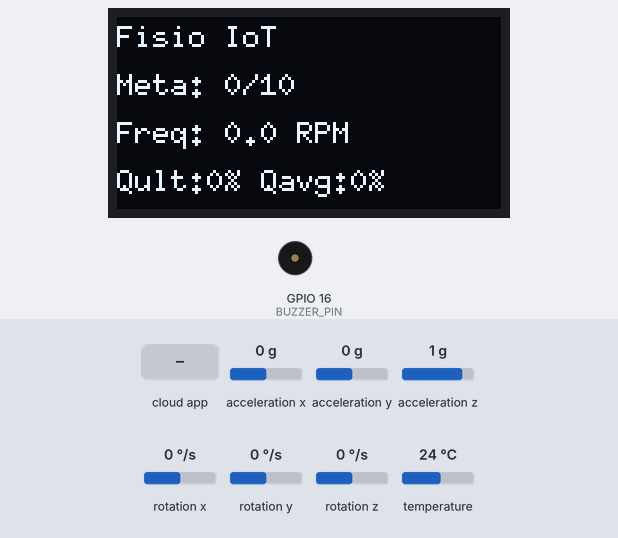
Bench run of a sketch on a simulated ESP32. On the bench: 128×64 one-colour display, buzzer (waves = sounding, pin HIGH). Inputs (shaded band) come from the test bench; at power-on: acceleration z 1 g, acceleration x 0 g, acceleration y 0 g, rotation x 0 °/s, rotation y 0 °/s, rotation z 0 °/s, temperature 24 °C. WiFi joins after 1.5 s; servers stay silent unless stated; no MQTT or app messages arrive unless stated; what the sketch prints to the serial monitor is not drawn.

Above: at 3.2 s.
3.3 s: acceleration z set to -1.4 g
At 4.6 s:
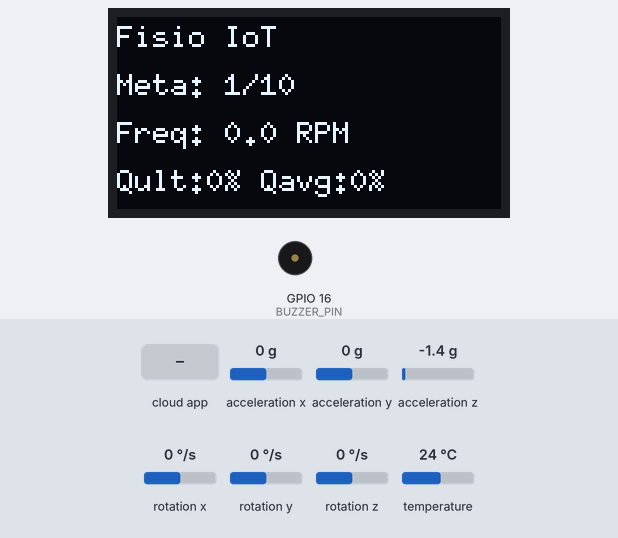
4.9 s: acceleration z set to 0.8 g
At 6.2 s:
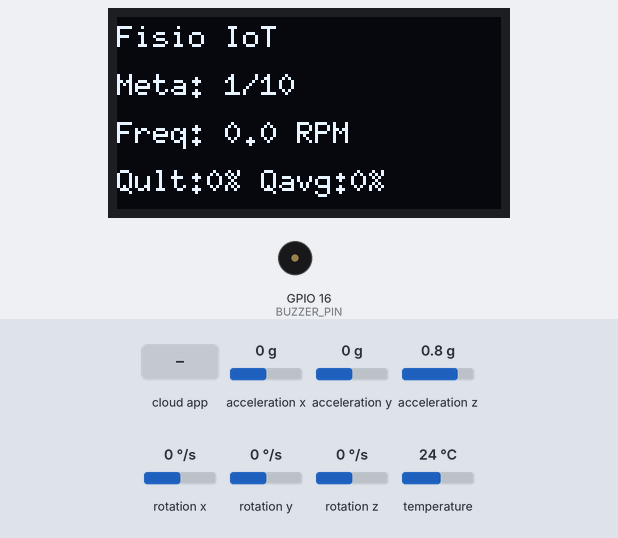
6.5 s: the phone or cloud app sets latencia_echo to 1
At 7.7 s:
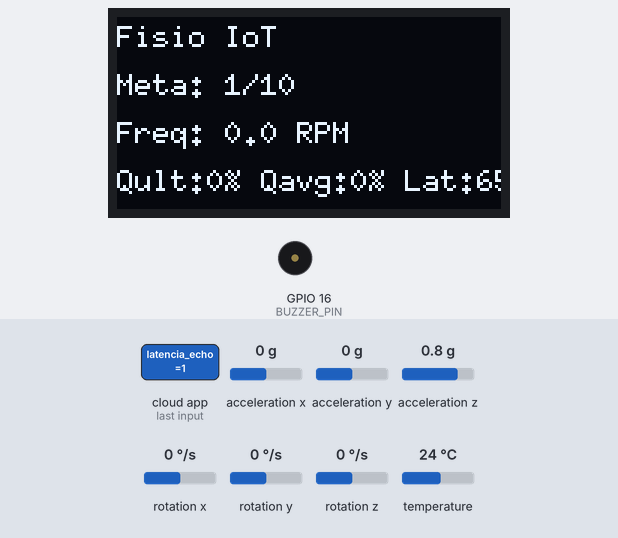
8.1 s: acceleration z set to -0.8 g
At 8.8 s:
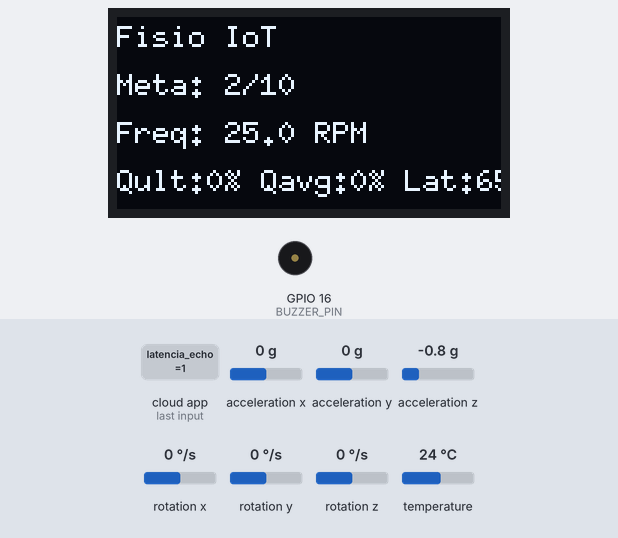
Timing chart, 0 to 11.1 s (numbered marks = the images above; inputs shaded):
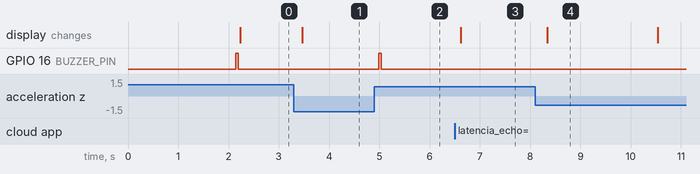

The sketch:

sketch.ino
```cpp
#include <WiFi.h>
#include <U8g2lib.h>
#include <Adafruit_MPU6050.h>
#include <Adafruit_Sensor.h>
#include <Wire.h>
#include "Adafruit_MQTT.h"
#include "Adafruit_MQTT_Client.h"

// ------------------ CONFIG WIFI ------------------
const char* ssid = "Wokwi-GUEST";
const char* password = "";

// ------------------ CONFIG ADAFRUIT IO ------------------
#define AIO_SERVER      "io.adafruit.com"
#define AIO_SERVERPORT  1883
#define AIO_USERNAME    "iacocha"   // usuário Adafruit IO
#define AIO_KEY  "aio_iTol51EVB4xKTVXjPVnQoo6tyP4l"   //  chave AIO

WiFiClient client;
Adafruit_MQTT_Client mqtt(&client, AIO_SERVER, AIO_SERVERPORT, AIO_USERNAME, AIO_KEY);

// Feeds existentes
Adafruit_MQTT_Publish feedRepeticoes = Adafruit_MQTT_Publish(&mqtt, AIO_USERNAME "/feeds/repeticoes");
Adafruit_MQTT_Publish feedFrequencia  = Adafruit_MQTT_Publish(&mqtt, AIO_USERNAME "/feeds/frequencia");
Adafruit_MQTT_Publish feedQualidade   = Adafruit_MQTT_Publish(&mqtt, AIO_USERNAME "/feeds/qualidade_rep");
Adafruit_MQTT_Publish feedQualidadeMedia = Adafruit_MQTT_Publish(&mqtt, AIO_USERNAME "/feeds/qualidade_media_sessao");

// --- Feeds para latência (RTT) ---
Adafruit_MQTT_Publish feedLatencia = Adafruit_MQTT_Publish(&mqtt, AIO_USERNAME "/feeds/latencia");         // envia timestamp
Adafruit_MQTT_Publish feedLatRtt  = Adafruit_MQTT_Publish(&mqtt, AIO_USERNAME "/feeds/latencia_rtt");     // opcional: publica RTT medido

// subscribe para receber o echo do Adafruit IO (automation deve publicar em latencia_echo)
Adafruit_MQTT_Subscribe feedLatEchoSub = Adafruit_MQTT_Subscribe(&mqtt, AIO_USERNAME "/feeds/latencia_echo");

// ------------------ CONFIG HARDWARE ------------------
#define BUZZER_PIN 16
#define SCL_PIN 22
#define SDA_PIN 21

Adafruit_MPU6050 accel;
U8G2_SSD1306_128X64_NONAME_F_HW_I2C u8g2(U8G2_R0, U8X8_PIN_NONE, SCL_PIN, SDA_PIN);

// ------------------ VARIÁVEIS ------------------
int repeticoes_meta = 10;
int repeticoes_atuais = 0;
bool estado_exercicio = false;

float LIMITE_Z_MOVIMENTO = 0.5;
unsigned long ultimo_tempo = 0;
unsigned long ultimoOLED = 0;

float soma_tempos = 0;
float tempo_medio = 0;
float freq_media = 0;
float tempo_segundos = 0;

// Timer de pausa
unsigned long inicioPausa = 0;
unsigned long TEMPO_PAUSA = 1800000; // 30mins

// Variavéis de aviso
bool mostrarAviso = false;
unsigned long inicioAviso = 0;
unsigned long DURACAO_AVISO = 5000;

// ------------------ VARIÁVEIS PARA SCORE (coleção por repetição) ------------------
bool coletando_rep = false;
float rep_z_max = -999.0;
float rep_z_min = 999.0;

// jerk (variação de aceleração) para suavidade
float last_accel_z = 0.0;
double jerk_sum_sq = 0.0;
unsigned long jerk_samples = 0;

// constantes de configuração (ajustáveis)
const float TARGET_AMPLITUDE_G = 0.6f; // amplitude esperada em g (proxy)
const float TARGET_TEMPO_S = 2.0f;     // tempo ideal por repetição (segundos)
const float JERK_NORM = 0.5f;          // valor empírico para normalizar jerk RMS

// última qualidade calculada (para exibir)
float qualidade_rep = 0.0f;

// acumulação para média da sessão
double soma_qualidade = 0.0;
float qualidade_media_sessao = 0.0f;

// ------------------ VARIÁVEIS DE LATÊNCIA ------------------
unsigned long lastLatencySentTimestamp = 0; // guarda o timestamp enviado mais recente (ms)
unsigned long lastMeasuredRTT = 0; // último RTT medido (ms)
unsigned long lastLatencyDisplayMillis = 0; // quando mostramos a latência no OLED
const unsigned long LAT_DISPLAY_DURATION = 4000; // ms que mostra o Lat no OLED

// ------------------ FUNÇÕES ------------------
void MQTT_connect() {
  int8_t ret;
  if (mqtt.connected()) return;

  Serial.print("Conectando ao MQTT...");
  while ((ret = mqtt.connect()) != 0) {
    Serial.println(mqtt.connectErrorString(ret));
    delay(5000);
  }
  Serial.println("MQTT conectado!");

  // (Re)subscribe após conectar
  mqtt.subscribe(&feedLatEchoSub);
}

// clamp helper
float clampf(float v, float lo, float hi) {
  if (v < lo) return lo;
  if (v > hi) return hi;
  return v;
}

// Envia timestamp para medir RTT (publica no feed "latencia")
void enviarTimestampParaLatencia() {
  unsigned long t0 = millis();
  char payload[24];
  // envia valor em ms como string
  snprintf(payload, sizeof(payload), "%lu", t0);
  if (feedLatencia.publish(payload)) {
    lastLatencySentTimestamp = t0;
    Serial.print("Timestamp enviado para latencia: ");
    Serial.println(payload);
  } else {
    Serial.println("Falha ao publicar timestamp de latencia");
  }
}

// ------------------ SETUP ------------------
void setup() {
  Serial.begin(115200);
  pinMode(BUZZER_PIN, OUTPUT);

  // Sensor
  if (!accel.begin()) {
    Serial.println("Ops, não foi possível detectar o MPU6050. Cheque o wiring!");
    while (1);
  }

  // Ajustes do MPU (opcionais)
  accel.setAccelerometerRange(MPU6050_RANGE_8_G);
  accel.setFilterBandwidth(MPU6050_BAND_21_HZ);

  // OLED
  u8g2.begin();
  u8g2.setFont(u8g2_font_6x10_tf); // fonte pequena e legível, display menos poluído

  // WiFi
  WiFi.begin(ssid, password);
  Serial.print("Conectando ao WiFi...");
  while (WiFi.status() != WL_CONNECTED) {
    delay(500);
    Serial.print(".");
  }
  Serial.println("\nWiFi conectado!");
  Serial.println(WiFi.localIP());

  // MQTT
  MQTT_connect();

  // opcional: enviar um primeiro timestamp após iniciar (para testar)
  delay(500); // aguarda conexão estabilizar
  enviarTimestampParaLatencia();
}

// ------------------ LOOP ------------------
void loop() {
  // Garante conexão MQTT
  MQTT_connect();

  // processa pacotes MQTT (chave para receber o echo)
  // mantenho processPackets para garantir troca de pacotes; readSubscription também fará leitura
  mqtt.processPackets(50);

  // Lê dados do sensor
  sensors_event_t a, g, t;
  accel.getEvent(&a, &g, &t);
  float z_value = a.acceleration.z;

  // cálculo de jerk (variação de aceleração z)
  float jerk = a.acceleration.z - last_accel_z;
  last_accel_z = a.acceleration.z;

  // lógica de detecção de repetição (mantive sua lógica geral)
  if (repeticoes_atuais < repeticoes_meta) {
    if (z_value > LIMITE_Z_MOVIMENTO && !estado_exercicio) {
      // início de movimento
      estado_exercicio = true;
      digitalWrite(BUZZER_PIN, HIGH);
      delay(50);
      digitalWrite(BUZZER_PIN, LOW);
      Serial.println("MOVIMENTO DETECTADO!");

      // inicia coleta para esta repetição
      coletando_rep = true;
      rep_z_max = z_value;
      rep_z_min = z_value;
      jerk_sum_sq = 0.0;
      jerk_samples = 0;
    }
    else if (z_value < (LIMITE_Z_MOVIMENTO * 0.5) && estado_exercicio) {
      // fim da repetição
      unsigned long agora = millis();
      if (ultimo_tempo > 0) {
        unsigned long tempo_entre_reps = agora - ultimo_tempo;
        tempo_segundos = tempo_entre_reps / 1000.0;
        float freq = 60000.0 / tempo_entre_reps;
        Serial.print("Tempo entre reps: ");
        Serial.print(tempo_segundos);
        Serial.println(" s");
        Serial.print("Frequência instantânea (RPM): ");
        Serial.print(freq);
        Serial.println(" RPM");
      }

      ultimo_tempo = agora;

      repeticoes_atuais++;
      estado_exercicio = false;

      // ---- Ao finalizar a repetição: calcula score de qualidade ----
      float amplitude_g = fabs(rep_z_max - rep_z_min); // proxy de amplitude em g

      // jerk RMS
      float jerk_rms = 0.0f;
      if (jerk_samples > 0) {
        jerk_rms = sqrt(jerk_sum_sq / (double)jerk_samples);
      }

      // amplitude score: 0..1
      float amp_score = clampf(amplitude_g / TARGET_AMPLITUDE_G, 0.0f, 1.0f);

      // tempo score: 1 quando tempo == TARGET_TEMPO_S, linear decay
      float tempo_score = 0.0f;
      if (tempo_segundos > 0) {
        float diff = fabs(tempo_segundos - TARGET_TEMPO_S);
        tempo_score = clampf(1.0f - (diff / TARGET_TEMPO_S), 0.0f, 1.0f);
      }

      // smoothness score: 1 - normalized jerk (lower jerk => closer to 1)
      float jerk_norm = clampf(jerk_rms / JERK_NORM, 0.0f, 1.0f);
      float smooth_score = 1.0f - jerk_norm;

      // combinação final: amplitude 40%, tempo 40%, suavidade 20%
      qualidade_rep = (amp_score * 0.4f + tempo_score * 0.4f + smooth_score * 0.2f) * 100.0f;
      qualidade_rep = clampf(qualidade_rep, 0.0f, 100.0f);

      Serial.print("Amplitude (g): "); Serial.println(amplitude_g, 3);
      Serial.print("Jerk RMS: "); Serial.println(jerk_rms, 4);
      Serial.print("Qualidade rep (%): "); Serial.println(qualidade_rep);

      // Atualiza média da sessão
      soma_qualidade += (double)qualidade_rep;
      qualidade_media_sessao = (float)(soma_qualidade / (double)repeticoes_atuais);

      // Atualiza média de tempo e frequência
      soma_tempos += tempo_segundos;
      tempo_medio = soma_tempos / repeticoes_atuais;
      freq_media = (tempo_medio > 0) ? 60.0 / tempo_medio : 0; // RPM

      Serial.print("REPETIÇÃO: ");
      Serial.println(repeticoes_atuais);

      // Envia repetições
      if (!feedRepeticoes.publish((int32_t)repeticoes_atuais)) {
        Serial.println("Falha ao publicar repeticoes :(");
      } else {
        Serial.println("Repeticoes enviadas!");
      }

      // Envia frequência média
      if (!feedFrequencia.publish(freq_media)) {
        Serial.println("Falha ao publicar frequencia :(");
      } else {
        Serial.println("Frequencia enviada!");
      }

      // Envia qualidade (%) via MQTT
      if (!feedQualidade.publish(qualidade_rep)) {
        Serial.println("Falha ao publicar qualidade :(");
      } else {
        Serial.println("Qualidade enviada!");
      }

      // Envia qualidade média da sessão via MQTT
      if (!feedQualidadeMedia.publish(qualidade_media_sessao)) {
        Serial.println("Falha ao publicar qualidade_media_sessao :(");
      } else {
        Serial.println("Qualidade media (sessao) enviada!");
      }

      // opcional: após cada repetição podemos sondar latência (ou você pode acionar manualmente)
      // aqui envio um timestamp para medir RTT
      enviarTimestampParaLatencia();

      // encerra coleta
      coletando_rep = false;
    }
  }

  // ---- Coleta contínua durante a repetição: atualiza máximos/minimos e acumula jerk ----
  if (coletando_rep) {
    if (z_value > rep_z_max) rep_z_max = z_value;
    if (z_value < rep_z_min) rep_z_min = z_value;

    jerk_sum_sq += (double)jerk * (double)jerk;
    jerk_samples++;
  }

  // ---- TIMER DE PAUSA ----
  if (millis() - inicioPausa > TEMPO_PAUSA) {
    digitalWrite(BUZZER_PIN, HIGH);
    delay(200);
    digitalWrite(BUZZER_PIN, LOW);

    inicioPausa = millis();

    // Ativa aviso no OLED
    mostrarAviso = true;
    inicioAviso = millis();
  }

  // ----------------------------
  // Processa subscriptions corretamente usando mqtt.readSubscription(...)
  // ----------------------------
  Adafruit_MQTT_Subscribe *subscription;
  // readSubscription(timeout_ms) retorna ponteiro para a subscription que recebeu
  while ((subscription = mqtt.readSubscription(10))) {
    if (subscription == &feedLatEchoSub) {
      // payload recebido do Adafruit IO (o echo da automation)
      char *payload = (char *)subscription->lastread;
      if (payload != NULL) {
        unsigned long t_sent = strtoul(payload, NULL, 10);
        unsigned long now = millis();
        if (t_sent > 0) {
          unsigned long rtt = now - t_sent;
          lastMeasuredRTT = rtt;
          lastLatencyDisplayMillis = millis();

          Serial.print("RTT medido (ms): ");
          Serial.println(rtt);

          // publica RTT no feed latencia_rtt (opcional)
          if (!feedLatRtt.publish((int32_t)rtt)) {
            Serial.println("Falha ao publicar latencia_rtt");
          } else {
            Serial.println("latencia_rtt publicada");
          }
        }
      }
    }
    // caso tenha outros subscriptions no futuro, trate aqui
  }

  // Exibição no OLED (atualiza a cada 200ms; layout minimalista)
  if (millis() - ultimoOLED >= 200) {
    ultimoOLED = millis();
    u8g2.clearBuffer();

    if (mostrarAviso) {
      if (millis() - inicioAviso < DURACAO_AVISO) {
        u8g2.setCursor(0, 12);
        u8g2.print("Hora da pausa!");
        u8g2.setCursor(0, 28);
        u8g2.print("Levante-se :)");
      } else {
        mostrarAviso = false;
      }
    } else {
      // Layout limpo: título, meta, freq média e qualidade (última + média sessão)
      u8g2.setCursor(0, 10);
      u8g2.print("Fisio IoT");

      u8g2.setCursor(0, 26);
      u8g2.print("Meta: ");
      u8g2.print(repeticoes_atuais);
      u8g2.print("/");
      u8g2.print(repeticoes_meta);

      u8g2.setCursor(0, 42);
      u8g2.print("Freq: ");
      u8g2.print(freq_media, 1);
      u8g2.print(" RPM");

      // Qualidade última e média em uma linha compacta
      u8g2.setCursor(0, 58);
      u8g2.print("Qult:");
      u8g2.print((int)qualidade_rep);
      u8g2.print("% ");

      u8g2.print("Qavg:");
      u8g2.print((int)qualidade_media_sessao);
      u8g2.print("%");

      // Se medimos uma RTT recentemente, mostramos Lat: XXms (por curto período)
      if (millis() - lastLatencyDisplayMillis <= LAT_DISPLAY_DURATION && lastMeasuredRTT > 0) {
        u8g2.setCursor(96, 58);
        u8g2.print("Lat:");
        u8g2.print((int)lastMeasuredRTT);
        u8g2.print("ms");
      }

      if (repeticoes_atuais >= repeticoes_meta) {
        u8g2.setCursor(64, 58);
        u8g2.print("CONCLUIDO");
      }
    }

    u8g2.sendBuffer();
  }
}
```

Measured:
- after the input at 3.3 s, the display: changes after 0.17 s (image 1)
- after the input at 4.9 s, GPIO 16 (BUZZER_PIN): LOW → HIGH after 0.09 s, → LOW 0.05 s later
- after the input at 6.5 s, the display: changes after 0.12 s (image 3)
- after the input at 8.1 s, the display: changes after 0.24 s (image 4)
- what the display in image 4 shows lasts 2.2 s, from 8.3 s to 10.5 s
